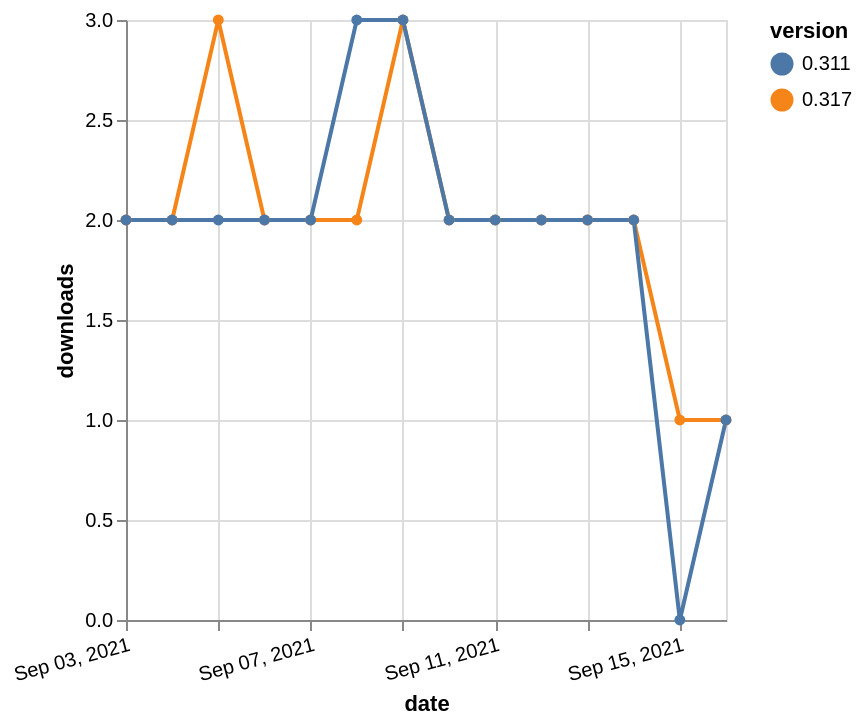

Vega-Lite specification stored for this chart:
### Vega-Lite specification from a JSON file in a GitHub repository (floating-point values rounded to 4 significant figures)
{"$schema": "https://vega.github.io/schema/vega-lite/v5.json", "description": "A simple bar chart with embedded data.", "data": {"values": [{"date": "2021-09-03", "total": 2229, "delta": 2, "version": "0.317"}, {"date": "2021-09-04", "total": 2231, "delta": 2, "version": "0.317"}, {"date": "2021-09-05", "total": 2234, "delta": 3, "version": "0.317"}, {"date": "2021-09-06", "total": 2236, "delta": 2, "version": "0.317"}, {"date": "2021-09-07", "total": 2238, "delta": 2, "version": "0.317"}, {"date": "2021-09-08", "total": 2240, "delta": 2, "version": "0.317"}, {"date": "2021-09-09", "total": 2243, "delta": 3, "version": "0.317"}, {"date": "2021-09-10", "total": 2245, "delta": 2, "version": "0.317"}, {"date": "2021-09-11", "total": 2247, "delta": 2, "version": "0.317"}, {"date": "2021-09-12", "total": 2249, "delta": 2, "version": "0.317"}, {"date": "2021-09-13", "total": 2251, "delta": 2, "version": "0.317"}, {"date": "2021-09-14", "total": 2253, "delta": 2, "version": "0.317"}, {"date": "2021-09-15", "total": 2254, "delta": 1, "version": "0.317"}, {"date": "2021-09-16", "total": 2255, "delta": 1, "version": "0.317"}, {"date": "2021-09-03", "total": 3348, "delta": 2, "version": "0.311"}, {"date": "2021-09-04", "total": 3350, "delta": 2, "version": "0.311"}, {"date": "2021-09-05", "total": 3352, "delta": 2, "version": "0.311"}, {"date": "2021-09-06", "total": 3354, "delta": 2, "version": "0.311"}, {"date": "2021-09-07", "total": 3356, "delta": 2, "version": "0.311"}, {"date": "2021-09-08", "total": 3359, "delta": 3, "version": "0.311"}, {"date": "2021-09-09", "total": 3362, "delta": 3, "version": "0.311"}, {"date": "2021-09-10", "total": 3364, "delta": 2, "version": "0.311"}, {"date": "2021-09-11", "total": 3366, "delta": 2, "version": "0.311"}, {"date": "2021-09-12", "total": 3368, "delta": 2, "version": "0.311"}, {"date": "2021-09-13", "total": 3370, "delta": 2, "version": "0.311"}, {"date": "2021-09-14", "total": 3372, "delta": 2, "version": "0.311"}, {"date": "2021-09-15", "total": 3372, "delta": 0, "version": "0.311"}, {"date": "2021-09-16", "total": 3373, "delta": 1, "version": "0.311"}]}, "width": "container", "mark": {"type": "line", "point": {"filled": true}}, "encoding": {"x": {"field": "date", "type": "temporal", "timeUnit": "yearmonthdate", "title": "date", "axis": {"labelAngle": -15}}, "y": {"field": "delta", "type": "quantitative", "title": "downloads"}, "color": {"field": "version", "type": "nominal"}, "tooltip": {"field": "delta"}}}
